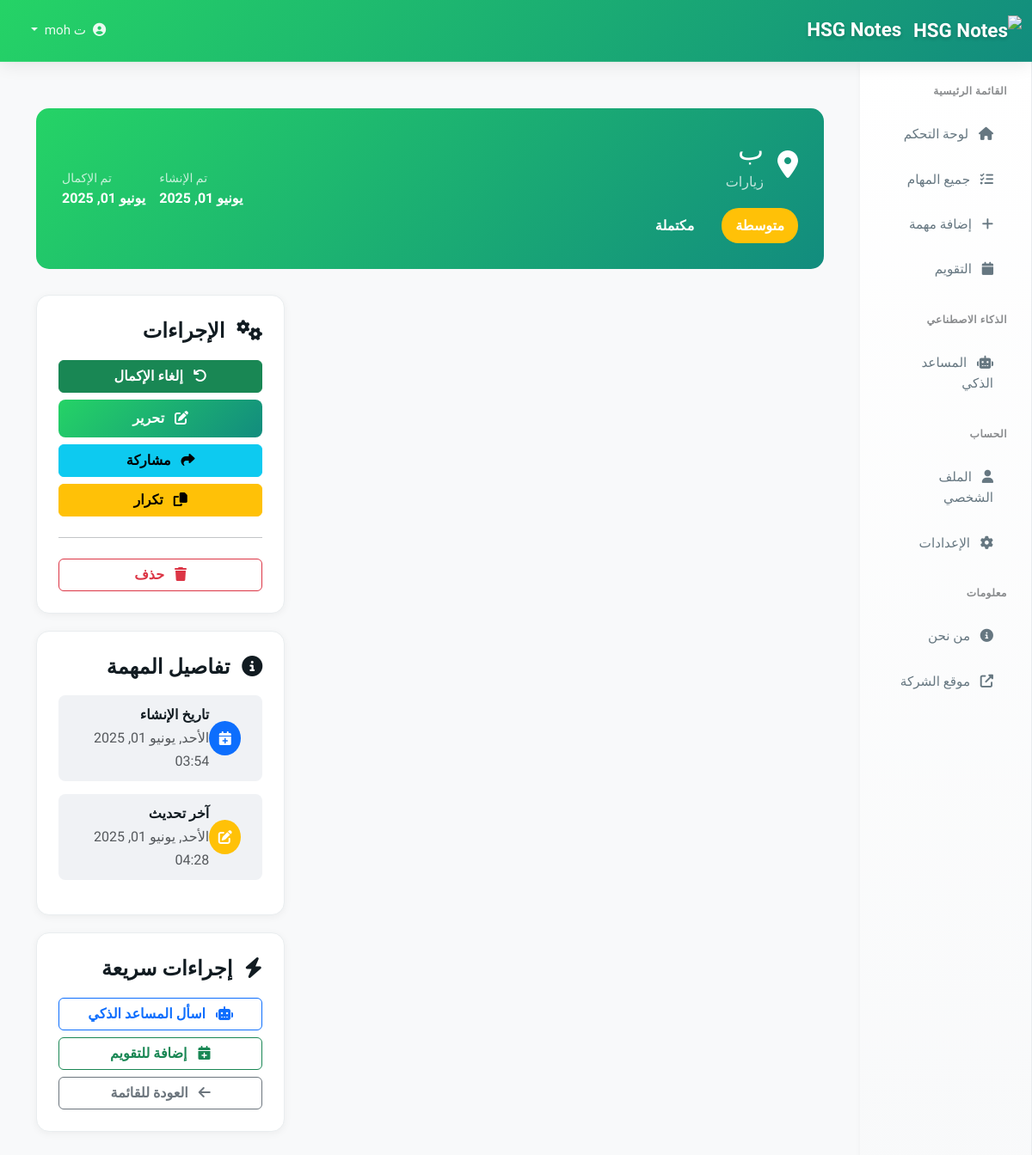
Page /tasks/4/ (signed in) on the committed database.
### tasks/models.py (models this page shows, shortened)
class Task(models.Model):
    PRIORITY_CHOICES = [
        ('low', _('منخفضة')),
        ('medium', _('متوسطة')),
        ('high', _('عالية')),
        ('urgent', _('عاجلة')),
    ]
    STATUS_CHOICES = [
        ('pending', _('معلقة')),
        ('in_progress', _('قيد التنفيذ')),
        ('completed', _('مكتملة')),
        ('cancelled', _('ملغية')),
    ]
    user = models.ForeignKey(User, on_delete=models.CASCADE, verbose_name=_('المستخدم'))
    title = models.CharField(_('عنوان المهمة'), max_length=200)
    description = models.TextField(_('الوصف'), blank=True)
    category = models.ForeignKey(Category, on_delete=models.SET_NULL, null=True, verbose_name=_('التصنيف'))
    priority = models.CharField(_('الأولوية'), max_length=10, choices=PRIORITY_CHOICES, default='medium')
    status = models.CharField(_('الحالة'), max_length=15, choices=STATUS_CHOICES, default='pending')
    due_date = models.DateTimeField(_('تاريخ الاستحقاق'), null=True, blank=True)
    reminder_date = models.DateTimeField(_('تاريخ التذكير'), null=True, blank=True)
    location_name = models.CharField(_('اسم الموقع'), max_length=200, blank=True)
    latitude = models.DecimalField(_('خط العرض'), max_digits=9, decimal_places=6, null=True, blank=True)
    longitude = models.DecimalField(_('خط الطول'), max_digits=9, decimal_places=6, null=True, blank=True)
    image = models.ImageField(_('صورة'), upload_to='tasks/images/', blank=True, null=True)
    attachment = models.FileField(_('مرفق'), upload_to='tasks/attachments/', blank=True, null=True)
    notes = models.TextField(_('ملاحظات'), blank=True)
    estimated_duration = models.PositiveIntegerField(_('المدة المقدرة (بالدقائق)'), null=True, blank=True)
    actual_duration = models.PositiveIntegerField(_('المدة الفعلية (بالدقائق)'), null=True, blank=True)
    created_at = models.DateTimeField(_('تاريخ الإنشاء'), auto_now_add=True)
    updated_at = models.DateTimeField(_('تاريخ التحديث'), auto_now=True)
    completed_at = models.DateTimeField(_('تاريخ الإكمال'), null=True, blank=True)
    class Meta:
        verbose_name = _('مهمة')
        verbose_name_plural = _('المهام')
        ordering = ['-created_at']
    @property
    def is_overdue(self):
        if self.due_date and self.status != 'completed':
            from django.utils import timezone
            return timezone.now() > self.due_date
        return False
    @property
    def priority_color(self):
        colors = {
            'low': '#28a745',
            'medium': '#ffc107',
            'high': '#fd7e14',
            'urgent': '#dc3545'
        }
        return colors.get(self.priority, '#6c757d')

class Category(models.Model):
    name = models.CharField(_('اسم التصنيف'), max_length=100)
    name_en = models.CharField(_('الاسم بالإنجليزية'), max_length=100)
    icon = models.CharField(_('الأيقونة'), max_length=50, default='fas fa-tasks')
    color = models.CharField(_('اللون'), max_length=7, default='#007bff')
    description = models.TextField(_('الوصف'), blank=True)
    is_location_based = models.BooleanField(_('مرتبط بموقع'), default=False)
    created_at = models.DateTimeField(_('تاريخ الإنشاء'), auto_now_add=True)
    class Meta:
        verbose_name = _('تصنيف')
        verbose_name_plural = _('التصنيفات')
        ordering = ['name']

### tasks/views.py (the view)
# urls.py: path('<int:pk>/', views.task_detail_view, name='detail'),
@login_required
def task_detail_view(request, pk):
    task = get_object_or_404(Task, pk=pk, user=request.user)
    context = {
        'task': task,
    }
    return render(request, 'tasks/detail.html', context)

### accounts/models.py (called while the page is built)
    def get_full_name(self):
        return f"{self.first_name} {self.last_name}".strip() or self.username

### templates/tasks/detail.html (shortened to what this page needs)
{% extends 'base.html' %}
{% load static %}
{% load i18n %}
{% block extra_css %}
<link rel="stylesheet" href="https://unpkg.com/leaflet@1.9.4/dist/leaflet.css" />
{% endblock %}
{% block main_content %}
<div class="container-fluid">
    <div class="task-header">
        <div class="row align-items-center">
            <div class="col-md-8">
                <div class="d-flex align-items-center mb-3">
                    {% if task.category %}
                        <i class="{{ task.category.icon }} fa-2x me-3"></i>
                        <div>
                            <h1 class="h2 mb-1">{{ task.title }}</h1>
                            <p class="mb-0 opacity-75">{{ task.category.name }}</p>
                        </div>
                    {% else %}
                        <i class="fas fa-tasks fa-2x me-3"></i>
                        <div>
                            <h1 class="h2 mb-1">{{ task.title }}</h1>
                            <p class="mb-0 opacity-75">{% trans "بدون تصنيف" %}</p>
                        </div>
                    {% endif %}
                </div>
                <div class="d-flex align-items-center">
                    <span class="priority-badge me-3" style="background-color: {{ task.priority_color }};">
                        {{ task.get_priority_display }}
                    </span>
                    <span class="status-badge bg-{{ task.status }}">
                        {{ task.get_status_display }}
                    </span>
                </div>
            </div>
            <div class="col-md-4 text-end">
                <div class="d-flex justify-content-end align-items-center">
                    <div class="me-3">
                        <small class="d-block opacity-75">{% trans "تم الإنشاء" %}</small>
                        <strong>{{ task.created_at|date:"M d, Y" }}</strong>
                    </div>
                    {% if task.completed_at %}
                        <div>
                            <small class="d-block opacity-75">{% trans "تم الإكمال" %}</small>
                            <strong>{{ task.completed_at|date:"M d, Y" }}</strong>
                        </div>
                    {% endif %}
                </div>
            </div>
        </div>
    </div>
    <div class="row">
        <div class="col-lg-8">
        </div>
        <div class="col-lg-4">
            <div class="task-meta action-buttons">
                <h4 class="mb-3">
                    <i class="fas fa-cogs me-2"></i>
                    {% trans "الإجراءات" %}
                </h4>
                <div class="d-grid gap-2">
                    <button class="btn btn-success" onclick="toggleTaskStatus()">
                        {% if task.status == 'completed' %}
                            <i class="fas fa-undo me-2"></i>
                            {% trans "إلغاء الإكمال" %}
                        {% else %}
                            <i class="fas fa-check me-2"></i>
                            {% trans "إكمال المهمة" %}
                        {% endif %}
                    </button>
                    <a href="{% url 'tasks:edit' task.pk %}" class="btn btn-primary">
                        <i class="fas fa-edit me-2"></i>
                        {% trans "تحرير" %}
                    </a>
                    <button class="btn btn-info" onclick="shareTask()">
                        <i class="fas fa-share me-2"></i>
                        {% trans "مشاركة" %}
                    </button>
                    <button class="btn btn-warning" onclick="duplicateTask()">
                        <i class="fas fa-copy me-2"></i>
                        {% trans "تكرار" %}
                    </button>
                    <hr>
                    <a href="{% url 'tasks:delete' task.pk %}" class="btn btn-outline-danger">
                        <i class="fas fa-trash me-2"></i>
                        {% trans "حذف" %}
                    </a>
                </div>
            </div>
            <div class="task-meta">
                <h4 class="mb-3">
                    <i class="fas fa-info-circle me-2"></i>
                    {% trans "تفاصيل المهمة" %}
                </h4>
                <div class="meta-item">
                    <div class="meta-icon bg-primary text-white">
                        <i class="fas fa-calendar-plus"></i>
                    </div>
                    <div>
                        <strong>{% trans "تاريخ الإنشاء" %}</strong><br>
                        <span class="text-muted">{{ task.created_at|date:"l, M d, Y H:i" }}</span>
                    </div>
                </div>
                {% if task.updated_at != task.created_at %}
                    <div class="meta-item">
                        <div class="meta-icon bg-warning text-white">
                            <i class="fas fa-edit"></i>
                        </div>
                        <div>
                            <strong>{% trans "آخر تحديث" %}</strong><br>
                            <span class="text-muted">{{ task.updated_at|date:"l, M d, Y H:i" }}</span>
                        </div>
                    </div>
                {% endif %}
            </div>
            <div class="task-meta">
                <h4 class="mb-3">
                    <i class="fas fa-bolt me-2"></i>
                    {% trans "إجراءات سريعة" %}
                </h4>
                <div class="d-grid gap-2">
                    <button class="btn btn-outline-primary" onclick="askAIAboutTask()">
                        <i class="fas fa-robot me-2"></i>
                        {% trans "اسأل المساعد الذكي" %}
                    </button>
                    <button class="btn btn-outline-success" onclick="addToCalendar()">
                        <i class="fas fa-calendar-plus me-2"></i>
                        {% trans "إضافة للتقويم" %}
                    </button>
                    <a href="{% url 'tasks:list' %}" class="btn btn-outline-secondary">
                        <i class="fas fa-arrow-left me-2"></i>
                        {% trans "العودة للقائمة" %}
                    </a>
                </div>
            </div>
        </div>
    </div>
</div>
{% endblock %}

### templates/tasks/detail.html (style rules this page uses)
.task-header { background: linear-gradient(135deg, var(--primary-color), var(--secondary-color)); color: white; border-radius: 15px; padding: 30px; margin-bottom: 30px; }
.task-meta { background: white; border-radius: 15px; padding: 25px; margin-bottom: 20px; box-shadow: 0 2px 10px rgba(0,0,0,0.05); border: 1px solid var(--border-color); }
.meta-item { display: flex; align-items: center; margin-bottom: 15px; padding: 10px; background: var(--light-bg); border-radius: 8px; }
.meta-icon { width: 40px; height: 40px; border-radius: 50%; display: flex; align-items: center; justify-content: center; margin-right: 15px; font-size: 16px; }
.priority-badge { padding: 8px 16px; border-radius: 20px; font-weight: 600; color: white; }
.status-badge { padding: 8px 16px; border-radius: 20px; font-weight: 600; }
.action-buttons { position: sticky; top: 20px; }

### rows in the picture
Task: title "ب", category.name "زيارات", priority "متوسطة", status "مكتملة", created_at "يونيو 01, 2025", completed_at "يونيو 01, 2025", created_at "الأحد, يونيو 01, 2025 03:54", updated_at "الأحد, يونيو 01, 2025 04:28"

### other values in the picture
{{ SITE_NAME }} "HSG Notes"
